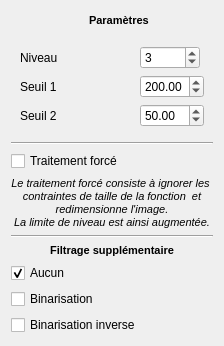
     <widget class="QWidget" name="meanshiftWidget" native="true">
      <property name="minimumSize">
       <size>
        <width>0</width>
        <height>120</height>
       </size>
      </property>
      <layout class="QVBoxLayout" name="verticalLayout_5">
       <item>
        <layout class="QHBoxLayout" name="horizontalLayout_4">
         <item>
          <spacer name="horizontalSpacer_13">
           <property name="orientation">
            <enum>Qt::Horizontal</enum>
           </property>
           <property name="sizeHint" stdset="0">
            <size>
             <width>40</width>
             <height>20</height>
            </size>
           </property>
          </spacer>
         </item>
         <item>
          <widget class="QLabel" name="label_11">
           <property name="text">
            <string/>
           </property>
           <property name="pixmap">
            <pixmap resource="toolbar.qrc">:/images/ui-ruler.png</pixmap>
           </property>
          </widget>
         </item>
         <item>
          <widget class="QLabel" name="label_12">
           <property name="text">
            <string>&lt;!DOCTYPE HTML PUBLIC &quot;-//W3C//DTD HTML 4.0//EN&quot; &quot;http://www.w3.org/TR/REC-html40/strict.dtd&quot;&gt;
&lt;html&gt;&lt;head&gt;&lt;meta name=&quot;qrichtext&quot; content=&quot;1&quot; /&gt;&lt;style type=&quot;text/css&quot;&gt;
p, li { white-space: pre-wrap; }
&lt;/style&gt;&lt;/head&gt;&lt;body style=&quot; font-family:'MS Shell Dlg 2'; font-size:8.25pt; font-weight:400; font-style:normal;&quot;&gt;
&lt;p style=&quot; margin-top:0px; margin-bottom:0px; margin-left:0px; margin-right:0px; -qt-block-indent:0; text-indent:0px;&quot;&gt;&lt;span style=&quot; font-weight:600;&quot;&gt;Paramètres&lt;/span&gt;&lt;/p&gt;&lt;/body&gt;&lt;/html&gt;</string>
           </property>
          </widget>
         </item>
         <item>
          <spacer name="horizontalSpacer_12">
           <property name="orientation">
            <enum>Qt::Horizontal</enum>
           </property>
           <property name="sizeHint" stdset="0">
            <size>
             <width>40</width>
             <height>20</height>
            </size>
           </property>
          </spacer>
         </item>
        </layout>
       </item>
       <item>
        <widget class="QWidget" name="wid" native="true">
         <property name="minimumSize">
          <size>
           <width>0</width>
           <height>70</height>
          </size>
         </property>
         <layout class="QGridLayout" name="gridLayout_4">
          <item row="0" column="0">
           <widget class="QLabel" name="label_6">
            <property name="text">
             <string>Niveau</string>
            </property>
           </widget>
          </item>
          <item row="0" column="2">
           <widget class="QSpinBox" name="meanshiftLevel">
            <property name="minimumSize">
             <size>
              <width>60</width>
              <height>0</height>
             </size>
            </property>
            <property name="maximumSize">
             <size>
              <width>50</width>
              <height>16777215</height>
             </size>
            </property>
            <property name="layoutDirection">
             <enum>Qt::LeftToRight</enum>
            </property>
            <property name="wrapping">
             <bool>false</bool>
            </property>
            <property name="frame">
             <bool>true</bool>
            </property>
            <property name="buttonSymbols">
             <enum>QAbstractSpinBox::UpDownArrows</enum>
            </property>
            <property name="specialValueText">
             <string/>
            </property>
            <property name="accelerated">
             <bool>true</bool>
            </property>
            <property name="suffix">
             <string/>
            </property>
            <property name="minimum">
             <number>1</number>
            </property>
            <property name="maximum">
             <number>13</number>
            </property>
            <property name="value">
             <number>3</number>
            </property>
           </widget>
          </item>
          <item row="1" column="0">
           <widget class="QLabel" name="label_7">
            <property name="text">
             <string>Seuil 1</string>
            </property>
           </widget>
          </item>
          <item row="1" column="2">
           <widget class="QDoubleSpinBox" name="meanshiftThresh1">
            <property name="minimumSize">
             <size>
              <width>60</width>
              <height>0</height>
             </size>
            </property>
            <property name="accelerated">
             <bool>true</bool>
            </property>
            <property name="maximum">
             <double>500.000000000000000</double>
            </property>
            <property name="value">
             <double>200.000000000000000</double>
            </property>
           </widget>
          </item>
          <item row="2" column="0">
           <widget class="QLabel" name="label_8">
            <property name="text">
             <string>Seuil 2</string>
            </property>
           </widget>
          </item>
          <item row="2" column="2">
           <widget class="QDoubleSpinBox" name="meanshiftThresh2">
            <property name="minimumSize">
             <size>
              <width>60</width>
              <height>0</height>
             </size>
            </property>
            <property name="accelerated">
             <bool>true</bool>
            </property>
            <property name="maximum">
             <double>500.000000000000000</double>
            </property>
            <property name="value">
             <double>50.000000000000000</double>
            </property>
           </widget>
          </item>
          <item row="0" column="1">
           <spacer name="horizontalSpacer_11">
            <property name="orientation">
             <enum>Qt::Horizontal</enum>
            </property>
            <property name="sizeHint" stdset="0">
             <size>
              <width>40</width>
              <height>20</height>
             </size>
            </property>
           </spacer>
          </item>
         </layout>
        </widget>
       </item>
       <item>
        <widget class="Line" name="line">
         <property name="orientation">
          <enum>Qt::Horizontal</enum>
         </property>
        </widget>
       </item>
       <item>
        <widget class="QCheckBox" name="forcedProcess">
         <property name="text">
          <string>Traitement forcé</string>
         </property>
         <property name="tristate">
          <bool>false</bool>
         </property>
        </widget>
       </item>
       <item>
        <widget class="QLabel" name="label_10">
         <property name="text">
          <string>&lt;!DOCTYPE HTML PUBLIC &quot;-//W3C//DTD HTML 4.0//EN&quot; &quot;http://www.w3.org/TR/REC-html40/strict.dtd&quot;&gt;
&lt;html&gt;&lt;head&gt;&lt;meta name=&quot;qrichtext&quot; content=&quot;1&quot; /&gt;&lt;style type=&quot;text/css&quot;&gt;
p, li { white-space: pre-wrap; }
&lt;/style&gt;&lt;/head&gt;&lt;body style=&quot; font-family:'MS Shell Dlg 2'; font-size:8.25pt; font-weight:400; font-style:normal;&quot;&gt;
&lt;p align=&quot;center&quot; style=&quot; margin-top:0px; margin-bottom:0px; margin-left:0px; margin-right:0px; -qt-block-indent:0; text-indent:0px;&quot;&gt;&lt;span style=&quot; font-size:8pt; font-style:italic;&quot;&gt;Le traitement forcé consiste à ignorer les &lt;/span&gt;&lt;/p&gt;
&lt;p align=&quot;center&quot; style=&quot; margin-top:0px; margin-bottom:0px; margin-left:0px; margin-right:0px; -qt-block-indent:0; text-indent:0px;&quot;&gt;&lt;span style=&quot; font-size:8pt; font-style:italic;&quot;&gt;contraintes de taille de la fonction  et&lt;/span&gt;&lt;/p&gt;
&lt;p align=&quot;center&quot; style=&quot; margin-top:0px; margin-bottom:0px; margin-left:0px; margin-right:0px; -qt-block-indent:0; text-indent:0px;&quot;&gt;&lt;span style=&quot; font-size:8pt; font-style:italic;&quot;&gt;redimensionne l'image.&lt;/span&gt;&lt;/p&gt;
&lt;p align=&quot;center&quot; style=&quot; margin-top:0px; margin-bottom:0px; margin-left:0px; margin-right:0px; -qt-block-indent:0; text-indent:0px;&quot;&gt;&lt;span style=&quot; font-size:8pt; font-style:italic;&quot;&gt;La limite de niveau est ainsi augmentée.&lt;/span&gt;&lt;/p&gt;&lt;/body&gt;&lt;/html&gt;</string>
         </property>
        </widget>
       </item>
       <item>
        <widget class="Line" name="line_2">
         <property name="orientation">
          <enum>Qt::Horizontal</enum>
         </property>
        </widget>
       </item>
       <item>
        <widget class="QLabel" name="label_9">
         <property name="text">
          <string>&lt;!DOCTYPE HTML PUBLIC &quot;-//W3C//DTD HTML 4.0//EN&quot; &quot;http://www.w3.org/TR/REC-html40/strict.dtd&quot;&gt;
&lt;html&gt;&lt;head&gt;&lt;meta name=&quot;qrichtext&quot; content=&quot;1&quot; /&gt;&lt;style type=&quot;text/css&quot;&gt;
p, li { white-space: pre-wrap; }
&lt;/style&gt;&lt;/head&gt;&lt;body style=&quot; font-family:'MS Shell Dlg 2'; font-size:8.25pt; font-weight:400; font-style:normal;&quot;&gt;
&lt;p align=&quot;center&quot; style=&quot; margin-top:0px; margin-bottom:0px; margin-left:0px; margin-right:0px; -qt-block-indent:0; text-indent:0px;&quot;&gt;&lt;span style=&quot; font-size:8pt; font-weight:600;&quot;&gt;Filtrage supplémentaire&lt;/span&gt;&lt;/p&gt;&lt;/body&gt;&lt;/html&gt;</string>
         </property>
        </widget>
       </item>
       <item>
        <widget class="QCheckBox" name="meanshiftNoFilter">
         <property name="text">
          <string>Aucun</string>
         </property>
         <property name="checked">
          <bool>true</bool>
         </property>
         <property name="autoExclusive">
          <bool>true</bool>
         </property>
        </widget>
       </item>
       <item>
        <widget class="QCheckBox" name="meanshiftBinary">
         <property name="text">
          <string>Binarisation</string>
         </property>
         <property name="autoExclusive">
          <bool>true</bool>
         </property>
        </widget>
       </item>
       <item>
        <widget class="QCheckBox" name="meanshiftBinaryInverse">
         <property name="text">
          <string>Binarisation inverse</string>
         </property>
         <property name="autoExclusive">
          <bool>true</bool>
         </property>
        </widget>
       </item>
      </layout>
     </widget>
